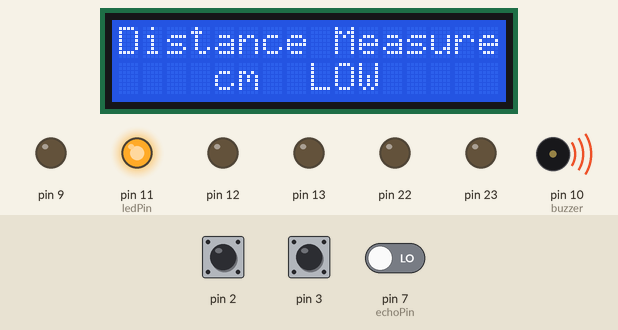
Recording of a sketch running on a simulated Arduino Uno, built with avr-gcc and run on an emulated ATmega328P. Shown: 16×2 character LCD, output pins drawn as LEDs (lit = HIGH), buzzer (waves = sounding, pin HIGH). Inputs (shaded band) come from the test bench; at power-on: pin 2 HIGH, pin 3 HIGH, pin 7 (echoPin) LOW. Pins used as bus, display or sensor lines are not drawn; what the sketch prints to the serial monitor is not drawn.

Above: at 1.2 s.
1.3 s: pin 2 pulled LOW for 1 s
At 3.9 s:
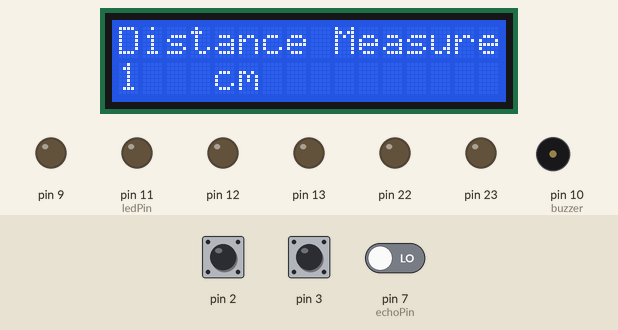
4.6 s: pin 3 pulled LOW for 0.2 s
At 6.1 s:
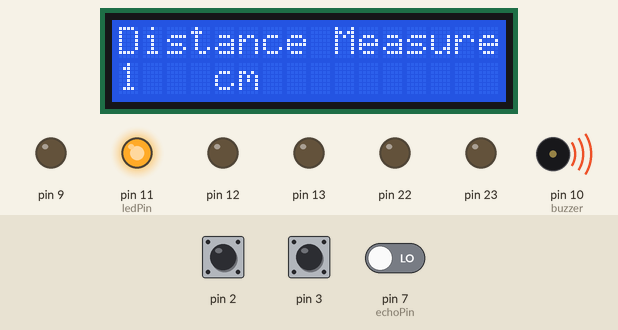
7.8 s: pin 2 pulled LOW for 0.2 s
At 9.5 s:
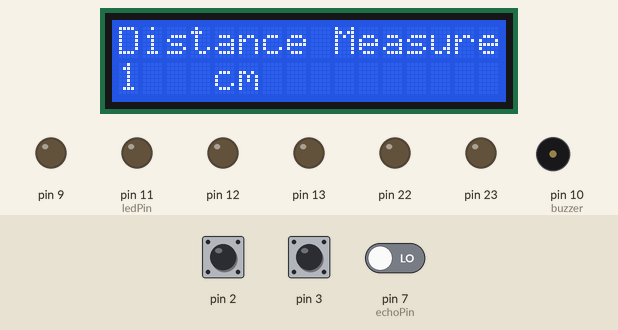
10.6 s: pin 3 pulled LOW for 1 s
At 12.5 s:
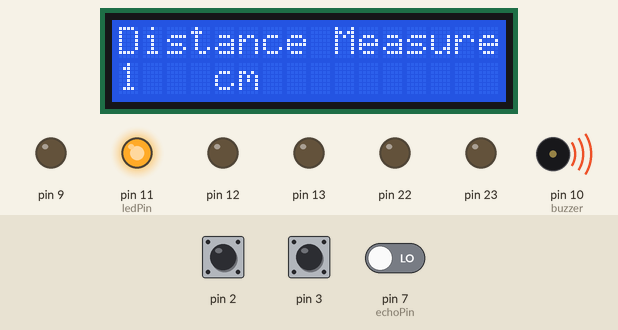
Timing chart, 0 to 14.0 s (numbered marks = the images above; inputs shaded):
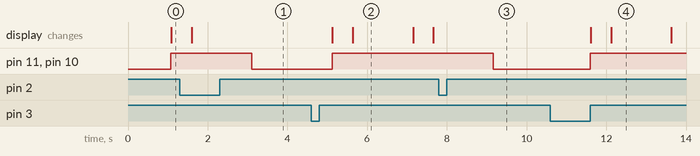

Measured:
- after the input at 1.3 s, pin 11 (ledPin), pin 10 (buzzer): HIGH → LOW after 1.8 s
- after the input at 4.6 s, pin 11 (ledPin), pin 10 (buzzer): LOW → HIGH after 0.52 s; the display: first changes after 0.53 s (image 2 shows a later state)
- after the input at 7.8 s, pin 11 (ledPin), pin 10 (buzzer): HIGH → LOW after 1.4 s
- after the input at 10.6 s, pin 11 (ledPin), pin 10 (buzzer): LOW → HIGH after 1.0 s; the display: first changes after 1.0 s (image 4 shows a later state)
- what the display in image 2 shows lasts 1.6 s, from 5.6 s to 7.2 s

The sketch:

DMD.ino
```cpp
#define F_CPU 1000000UL
#include <util/delay.h>
#include <avr/io.h>
#include <avr/interrupt.h>
#include <LiquidCrystal.h>

LiquidCrystal lcd (A0, A1, A2, A3, A4,A5);  // initialise LCD pins

//declare timers

void T10msDelay();  // for 10ms delay
void T1sDelay();  // for 1s delay

// defines pins numbers
const int trigPin = PINB0;  // connect to arduino pin 8
const int echoPin = PIND7;  // connect to arduino pin 7
const int buzzer = PINB2;   // connect to arduino pin 10
const int ledPin = PINB3;  // connect to arduino pin 11

// defines variables
long duration;
int distance;
int closeDistance;
int flag = 1;

void setup() {
  DDRB |= 0xFF;
  DDRD &= 0B01111111;
  Serial.begin(9600);  // serial begin at 9600 baud rate
   lcd.begin(16,2);   // lcd begin

      lcd.clear();
      lcd.setCursor(0,0);
      lcd.print("Distance Measure");
      lcd.setCursor(0,1);
      lcd.print("     Device     ");

  //interrupt configuration
  //DDRD &= ~(1 << 2);
  PORTD |= (1 << 2) | (1 << 3);
  EICRA = (0x00);
  EIMSK |= (1 << INT0) | (1 << INT1);
  sei();
}

void loop()
{

  PORTB &= 0B1111110; //pin0 low trig pin
  T10msDelay();
  PORTB |= 0B00000001; //pin0 high trig pin
  T10msDelay();
  PORTB &= 0B1111110; //pin0 low trig pin

  duration = pulseIn(echoPin, HIGH);
  distance = ((duration * 0.034 / 2) + 1);  // measuring distance in cm

  closeDistance = distance;

  if (flag == 1) {
    if (closeDistance <= 5)   // When distance is less than or equals to 5
    {
      PORTB |= 0B00001100;  // LED and Buzzer turns On
      lcd.clear();
      lcd.setCursor(0,0);
      lcd.print("Distance Measure"); // Print Distance Measure on lcd
      lcd.setCursor(4,1);
      lcd.print("cm");
      lcd.setCursor(8,1);
      lcd.print("LOW");
       T1sDelay();  // 1s delay

    }
    else
    {
      PORTB &= ~(0B00001100);

    }
    // Prints the distance on the Serial Monitor
    Serial.print("Distance: ");
    Serial.println(distance);
        lcd.clear();
      lcd.setCursor(0,0);
      lcd.print("Distance Measure");
      lcd.setCursor(4,1);
      lcd.print("cm");
      lcd.setCursor(0,1);
      lcd.print(distance);
      T1sDelay();
  } //if1 end
  else {
    PORTB &= ~(0B00001100);
  }
  return 0;
} //loop end

//timers configuration + steps

void T10msDelay()
{
// 1/8 MHz = 0.125 us
// 2- 256 x 0.125 = 32 µs
//  (10000ms/32) = 312.5
//  1 + FFFF – 312.5 = 0xFEC8

  TCNT1H = 0xFE;
  TCNT1L = 0xC8;
  TCCR1A = 0x00; //normal mode
  TCCR1B = 0x04; //normal mode and prescaler 256
  while ((TIFR1 & (0x1 << TOV1)) == 0);
  TCCR1B = 0x00;
  TIFR1 = 0x1 << TOV1;
}

void T1sDelay()
{
  //  (1/8MHz) = 0.125 µs
  // 256 x 0.125 = 32 µs
  // (1000000ms/32) = 31250
  // 1 + FFFF – 31250 = 0x85EE

  TCNT1H = 0x85;
  TCNT1L = 0xEE;
  TCCR1A = 0x00; // Normal mode
  TCCR1B = 0x04; // Normal mode and prescaler 256
  while ((TIFR1 & (0x1 << TOV1)) == 0);
  TCCR1B = 0x00;
  TIFR1 = 0x1 << TOV1;
}
//off button
ISR(INT0_vect)
{
  flag = 0;
}
//on button
ISR(INT1_vect)
{
  flag = 1;
}
```
